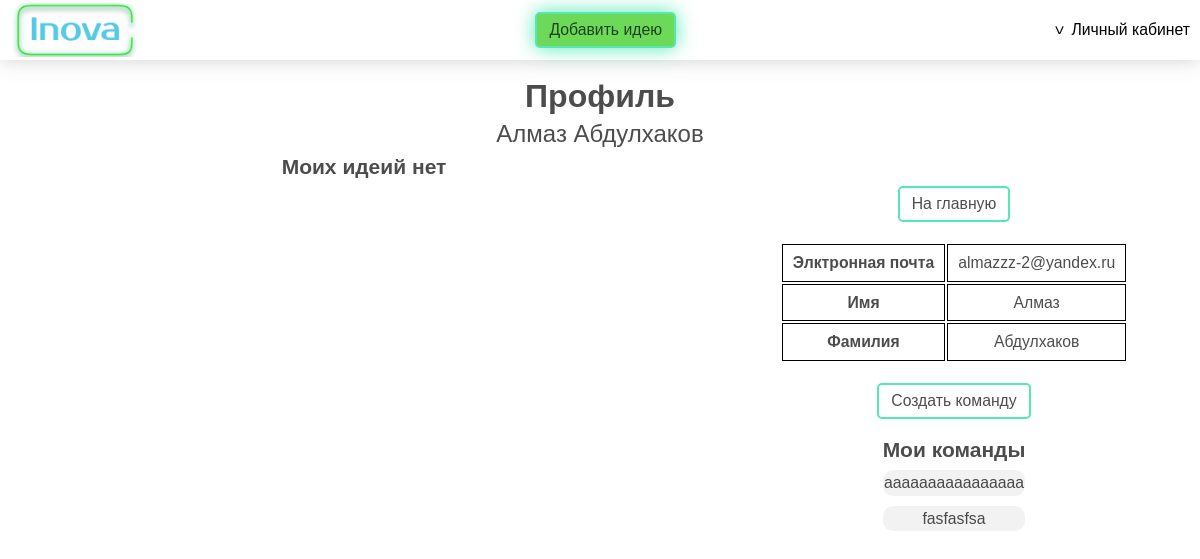
The app's page /profile/5 (signed in), older data.
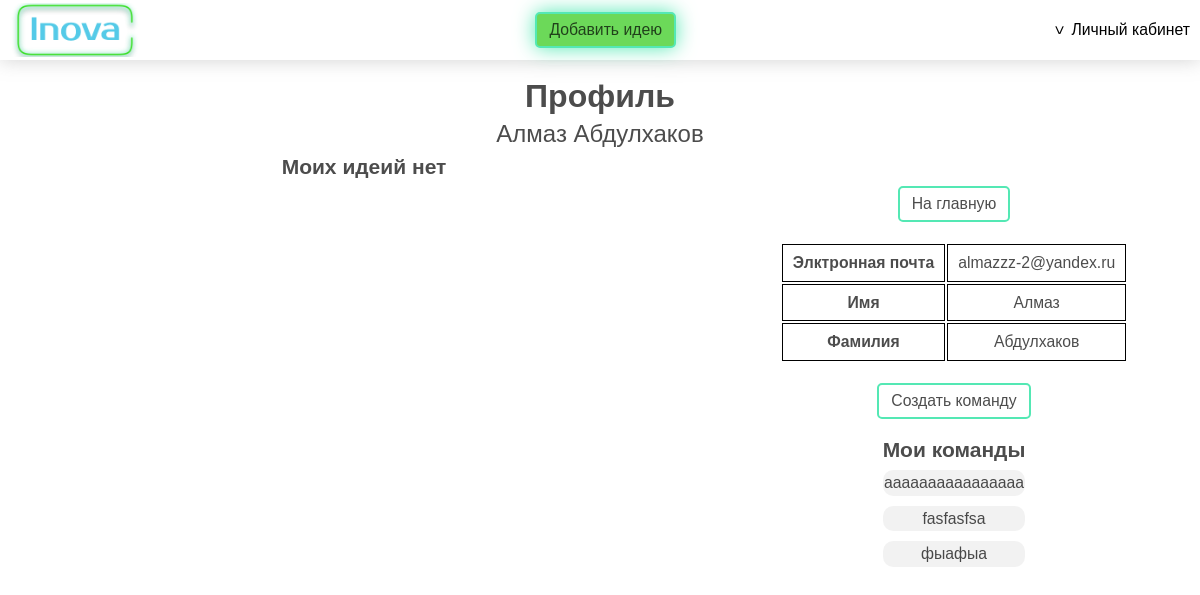
The same page, newer data.
### main/models.py (models this page shows)
class Commands(models.Model):
    name = models.CharField(max_length=255)
    description = models.CharField(max_length=1024)

### main/views.py (the view, shortened to what this page needs)
# urls.py: path('profile/<int:pk>', login_required(views.profile.as_view()), name='profile'),
class profile(DetailView):
    model = CustomUser
    template_name = "main/profile.html"
    context_object_name = 'user'
    def get_context_data(self, **kwargs):
        now_command_id = self.kwargs['pk']
        context = super().get_context_data()
        c_a = AuthorCommands.objects.filter(author_id=self.request.user.id).values()
        command_ids = []
        for i in c_a:
            command_ids.append(i["command_id_id"])
        all_data = []
        data=[]
        ideas = Ideas.objects.filter(author_id = now_command_id)
        context['ideas'] = ideas
        for i in Commands.objects.filter(id__in=command_ids).values():
            data.append(i)
            all_data.append([i["name"], i["id"]])
        context['c_a'] = c_a
        context['teams'] = data
        return context

### main/templates/main/profile.html (shortened to what this page needs)
{% extends 'main/base.html' %}
{% load static %}
{% block nav %}
<div class="header">
  <div class="container">
    <a href="{% url 'home' %}" class="header__logo"></a>
    <a href="{% url 'add_idea' %}" class="header__add-project-button button">
      Добавить идею
    </a>
    {% if user.is_authenticated %}
    <div class="header__profile">
      <button class="header__profile-link">Личный кабинет</button>
    </div>
    {% endif %}
  </div>
</div>
{% endblock nav %}
{% block content %}
<div class="profile">
  <div class="profile__title">Профиль</div>
  <div class="profile__subtitle">{{ user.first_name }} {{ user.last_name }}</div>
  <div class="container">
    <div class="profile__ideas">
      {% if ideas %}
      <div class="proj__title">Мои идеи</div>
      {% else %}
      <div class="proj__title">Моих идеий нет</div>
      {% endif %}
    </div>
    <div class="profile__info">
      <a href="{% url 'home' %}" class="profile__return button">На главную</a>
      <table class="profile__table">
        <tr>
          <th>Элктронная почта</th>
          <td>{{ user.email }}</td>
        </tr>
        <tr>
          <th>Имя</th>
          <td>{{ user.first_name }}</td>
        </tr>
        <tr>
          <th>Фамилия</th>
          <td>{{ user.last_name }}</td>
        </tr>
      </table>
      {% if user.id != request.user.id %}
      <form method="POST">
        {% csrf_token %}
        <button class="button">Добавить в команду</button>
      </form>
      {% else %}
      <a href="{% url 'add_team' %}" class="button">Создать команду</a>
      {% endif %}
      {% if user.id == request.user.id %}
      <div class="profile__teams">
        <div class="profile__teams-title">Мои команды</div>
        {% for item in teams %}
        <a href="{% url 'team' item.id %}" class="profile__team">
          <div class="profile__team-item">{{item.name}}</div>
        </a>
        {% endfor %}
      </div>
      {% endif %}
    </div>
  </div>
</div>
{% endblock content %}

Row changes from the older to the newer data that the page shows:
added Commands: name "фыафыа"
